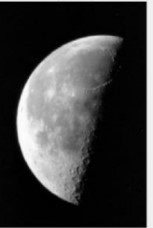
%> input picture ALL PROGRAMMING LANGUAGES/MATLAB/moon.jpg, 153 x 228 px, given in place of moon.tif, which was not available
$ octave Prewitt.m   (GNU Octave 9; MATLAB toolbox functions it lacks are replaced by stand-ins)
%> lines starting %> are read from the running program, lines starting %| are printed output that depends on the picture; pictures that were not available may be replaced by others from this repository, and a replacement may not be noted
clear all;
close all;
clc;
I = imread('moon.tif');
%> I is the input picture: size 228x153x3 uint8; min 0, max 255, mean 62.4
I=im2double(I);
%> I: size 228x153x3 double
J = zeros(size(I,1),size(I,2));
K = zeros(size(I,1),size(I,2));
w1 = -1;
w2 = -1;
w3 = -1;
w4 = 0;
w5 = 0;
w6 = 0;
w7 = 1;
w8 = 1;
w9 = 1;
z1 = -1;
z2 = 0;
z3 = 1;
z4 = -1;
z5 = 0;
z6 = 1;
z7 = -1;
z8 = 0;
z9 = 1;
for r = 2:size(I,1) - 1
    for c = 2:size(I,2) - 1
         R1(r, c) = abs(w1*I(r-1,c-1)  +   w2*I(r-1,c) +    w3*I(r-1,c+1) + ...
                    w7*I(r+1,c-1)  +   w8*I(r+1,c) +    w9*I(r+1,c+1));
          R2(r, c) = abs(z3*I(r-1,c+1)  +  z6*I(r,c+1) +    z9*I(r+1,c+1) + ...
                    z1*I(r-1,c-1)  +   z4*I(r,c-1) +    z7*I(r+1,c-1));
          J(r,c) = R1(r,c) + R2(r,c);
    end
end
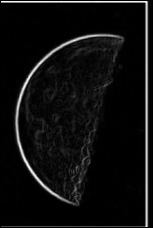
%> J: size 228x153 double; min 0, max 2.87, mean 0.166; drawn with min black and max white
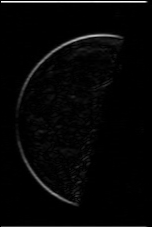
%> R1: size 227x152 double; min 0, max 2.8, mean 0.0691; drawn with min black and max white
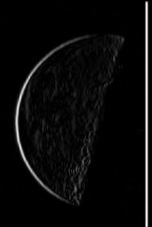
%> R2: size 227x152 double; min 0, max 2.47, mean 0.0985; drawn with min black and max white
%
% figure;
% BW = edge(I,'canny');
% imshow(BW);
figure;
subplot(1,5,1);
imshow(I);title('Original Image');
subplot(1,5,2);
imshow(R1);title('Prewitt horizontal');
%> after `imshow(R1)`:
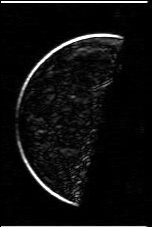
%> displayed picture: size 227x152, on the screen's scale of 0 to 255; min 0, max 255, mean 14.4
subplot(1,5,3);
imshow(R2);title('Prewitt vertical');
%> after `imshow(R2)`:
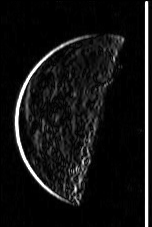
%> displayed picture: size 227x152, on the screen's scale of 0 to 255; min 0, max 255, mean 20.1
subplot(1,5,4);
imshow(J);title('Prewitt combine');
%> after `imshow(J)`:
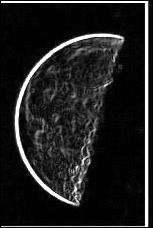
%> displayed picture: size 228x153, on the screen's scale of 0 to 255; min 0, max 255, mean 31.5
